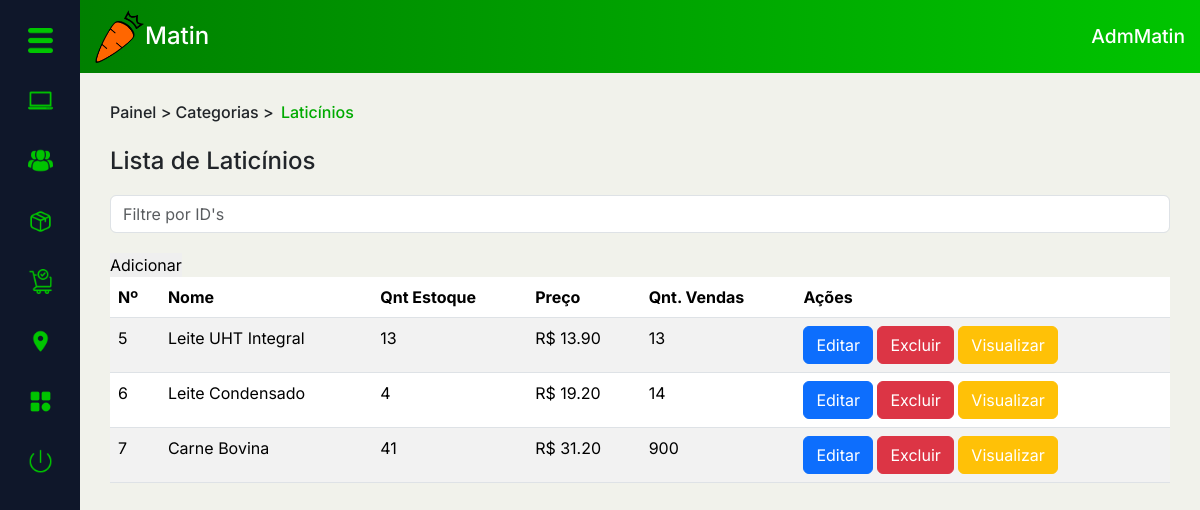
The app's page /PAGES/dashboard.php?page=cat_list&idCat=2 (signed in) with its own data.
### tables this page shows
CREATE TABLE `usuario` (
  `idUsu` int(11) NOT NULL,
  `nome_usu` varchar(50) NOT NULL,
  `ativo` enum('0','1') NOT NULL DEFAULT '1',
  `data_criacao` date NOT NULL,
  `email_usu` varchar(100) NOT NULL,
  `senha_usu` varchar(45) NOT NULL,
  `tel_usu` varchar(45) NOT NULL,
  `fotos_usu` varchar(45) NOT NULL DEFAULT 'sem_foto.png',
  `premium` enum('0','1') NOT NULL,
  `NR` varchar(45) NOT NULL,
  `comp` varchar(45) NOT NULL,
  `TCIR` enum('CPF','CNPJ') NOT NULL,
  `NRCIR` varchar(45) NOT NULL,
  `nvl_usu` enum('A','F','C') NOT NULL DEFAULT 'C',
  `Local_CEP` int(11) NOT NULL,
  `tipoLocal` enum('casa','trabalho') NOT NULL,
  `infoAddLocal` varchar(100) NOT NULL,
  `qnt_vendas_usuario` int(11) NOT NULL DEFAULT 0,
  `visto_por_ultimo` datetime DEFAULT NULL,
  `usu_online` tinyint(1) DEFAULT 0
);

CREATE TABLE `categoria` (
  `idCategoria` int(11) NOT NULL,
  `nome_cat` varchar(45) NOT NULL,
  `img_cat` varchar(300) DEFAULT 'sem_foto.png',
  `desc_cat` varchar(100) DEFAULT NULL,
  `qnt_vis` int(11) DEFAULT NULL
);

CREATE TABLE `produto` (
  `idProduto` int(11) NOT NULL,
  `nome_prod` varchar(100) NOT NULL,
  `qnt_prod_estoque` int(11) NOT NULL,
  `data_criacao_prod` date NOT NULL,
  `preco_prod` decimal(5,2) NOT NULL,
  `fotos_prod` varchar(100) NOT NULL DEFAULT 'sem_foto.png',
  `qnt_vendas` int(11) NOT NULL,
  `promocao` int(11) DEFAULT NULL,
  `parcela` int(11) DEFAULT NULL,
  `idCategoria` int(11) NOT NULL
);

### MODEL/autenticacao.php (called while the page is built, shortened)
<?php
function pegarIDUsuario(){
    return $_SESSION['idUsu'];
}
?>

### PAGES/DASHBOARD/cat_list.php (the view, shortened to what this page needs)
<?php
$idCat = $_REQUEST['idCat'] ?? "";
?>
<?php
if ($idCat != "geral") {
?>
    <div class="conteudo" id="conteudo3">
        <div class="top-cont">
            <div class="local">
                <?php
                $pagina = 1;
                $limite = 4;
                $inicio = ($pagina * $limite) - $limite;
                $selectQ = "SELECT * FROM categoria WHERE idCategoria = $idCat ORDER BY idCategoria LIMIT $inicio,$limite";
                $selectP = $cx->prepare($selectQ);
                $selectP->execute();
                $dado = $selectP->fetch(PDO::FETCH_ASSOC);
                ?>
                <h6><a href="../DASHBOARD/adminDash.php">Painel</a> > Categorias > <mark><?php echo $dado['nome_cat'] ?></mark></h6>
            </div>
        </div>
        <div class="main-cont">
            <div class="main-tit">
                <h4>Lista de <?php echo $dado['nome_cat'] ?></h4>
            </div>
            <div class="pesq">
                <div class="input-group flex-nowrap search-bar">
                    <input type="search" class="form-control" placeholder="Filtre por ID's" aria-label="Search" aria-describedby="addon-wrapping">
                </div>
                <a href="?page=add_loc"><button class="btnAdd" type="button">Adicionar</button></a>
            </div>
            <table class="table table-striped">
                <thead>
                    <tr>
                        <th scope="col">Nº</th>
                        <th scope="col">Nome</th>
                        <th scope="col">Qnt Estoque</th>
                        <th scope="col">Preço</th>
                        <th scope="col">Qnt. Vendas</th>
                        <th scope="col">Ações</th>
                    </tr>
                </thead>
                <tbody>
                    <?php
                    $selectQ = "SELECT * FROM produto WHERE idCategoria = $idCat";
                    $selectP = $cx->prepare($selectQ);
                    $selectP->setFetchMode(PDO::FETCH_ASSOC);
                    $selectP->execute();
                    $total = $selectP->rowCount();
                    if ($total == 0) {
                        echo "<p class='txtVermelho'>Não há registros no momento...</p>";
                    } else {
                        while ($dados = $selectP->fetch()) {
                            echo "<tr>";
                            echo "<td scope='row'>{$dados['idProduto']}</td>";
                            echo "<td>{$dados['nome_prod']}</td>";
                            echo "<td>{$dados['qnt_prod_estoque']}</td>";
                            echo "<td>R$ {$dados['preco_prod']}</td>";
                            echo "<td>{$dados['qnt_vendas']}</td>";
                            echo "<td><a href='#'><button type='button' class='btn btn-primary'>Editar</button></a> <a href='#'><button type='button' class='btn btn-danger'>Excluir</button></a> <a href='#'><button type='button' class='btn btn-warning'>Visualizar</button></a></td>";
                            echo "</tr>";
                        }
                    }
                    ?>
                </tbody>
            </table>
        </div>
    </div>
    <?php
}
?>

### PAGES/DASHBOARD/headerDash.php (shortened to what this page needs)
<?php
if (isset($idUsu)) {
    $selectQ = "SELECT * FROM usuario WHERE idUsu = $idUsu";
    $selectP = $cx->prepare($selectQ);
    $selectP->execute();
    $dados = $selectP->fetch(PDO::FETCH_ASSOC);
}
?>
<nav class="d-flex justify-content-between align-items-center header">
    <a href="../index.php">
        <div class="logo">
            <figure>
                <img src="../IMAGES/matin-logo-png.png" alt="Matin">
            </figure>
            <h1>Matin</h1>
        </div>
    </a>
    <div class="usuario">
        <h1><?php echo $dados['nome_usu'] ?></h1>
    </div>
</nav>

### ASSETS/GERAL.css (style rules this page uses)
:root { --preto00: black; --pretoAzulado: #0F172A; --branco00: white; --cinza00: #C1C1C1; --cinza01: #898989; --cinza02: #D9D9D9; --cinza03: #EAEAEA; --cinza04: #ABABAB; --laranja00: #FF6600; --laranja01: #FF9F5F; --laranjaClaro: #FFE0CC; --laranjaPressed: #d66215; --vermelho00: #FF2A2A; --vermelhoAviso: #B00000; --azulClaro: #009EBB; --verde00: #008000; --verde01: #00C500; --verde02: #00AA00; --verdePressed: #035f03; --bege00: #F1F2EB; --bege01: #F5FBEF; --bege02: #E5E0E0; --bege03: #F2EEEB; --fonte01: 'Inter', serif; }

### ASSETS/PAGINAS-CSS/dashboard.css (style rules this page uses)
body { background-color: var(--bege00) !important; }

### PAGES/DASHBOARD/sidebarDash.php (style rules this page uses)
h6, h5 { margin: 0 !important; }
img { width: 25px; }

### PAGES/DASHBOARD/headerDash.php (style rules this page uses)
.header { background: linear-gradient(to right, var(--verde00), var(--verde01)); padding: 10px 15px; width: 100%; }
a { margin: 0; text-decoration: none; }
figure, h1 { margin: 0; }
nav .logo h1 { font-size: 1.5em; color: var(--branco00); }
.usuario, .logo { display: flex; align-items: center; }
nav .usuario h1 { font-size: 1.2em; color: var(--branco00); }
.logo figure img { width: 50px; }

### PAGES/DASHBOARD/cat_list.php (style rules this page uses)
#conteudo3 { padding: 30px; }
h6 a { color: var(--preto); text-decoration: none; }
mark { background-color: transparent !important; color: var(--verde02); }
.search-bar { margin: 20px 0 !important; }
table tr td a button { background-color: var(--verde01); color: var(--branco00) !important; padding: 5px 10px; border-radius: 5px ; }

### records on screen
usuario: nome_usu "AdmMatin"
categoria: nome_cat "Laticínios"
produto: idProduto "5", nome_prod "Leite UHT Integral", qnt_prod_estoque "13", preco_prod "13.90", qnt_vendas "13"
produto: idProduto "6", nome_prod "Leite Condensado", qnt_prod_estoque "4", preco_prod "19.20", qnt_vendas "14"
produto: idProduto "7", nome_prod "Carne Bovina", qnt_prod_estoque "41", preco_prod "31.20", qnt_vendas "900"
